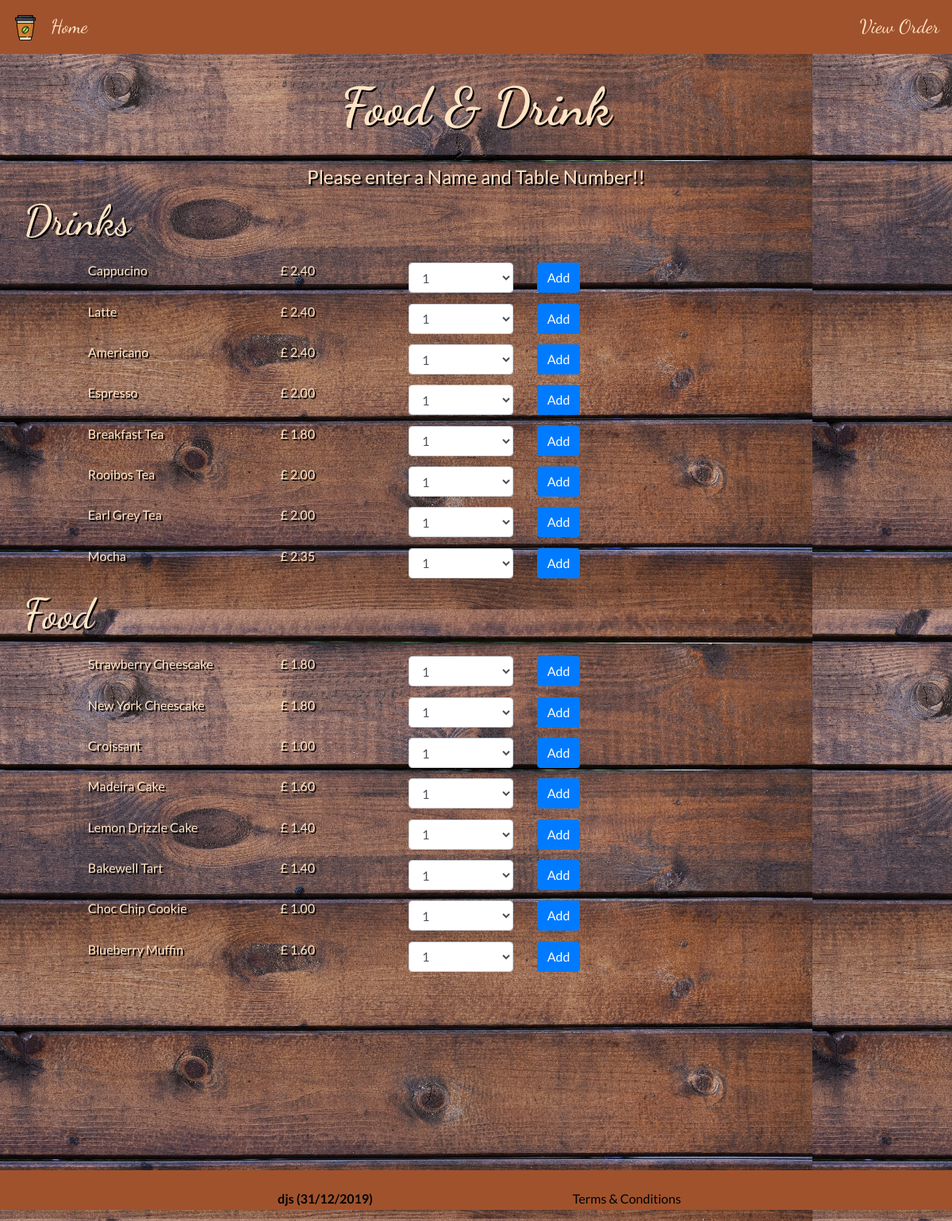
Page /menu.php on the committed database.
### tables this page shows
CREATE TABLE products (

    product_id INT(10) AUTO_INCREMENT NOT NULL PRIMARY KEY,
    product_name VARCHAR(255) NOT NULL,
    product_price FLOAT(10) NOT NULL,
    stock_qty INT(10) NOT NULL,
    restock_qty INT(10) NOT NULL,
    isDrink BOOL NOT NULL

);

### src/controller/dbContext.php (called while the page is built, shortened)
<?php
function getConn() {
    $servername = "127.0.0.1";
    $dbname     = "db_CoffeeShop";
    $username   = "djs";
    $pwd        = "pwd";
    $conn = new mysqli($servername, $username, $pwd, $dbname);
    return $conn;
}
function getAll($table) {
    $conn = getConn();
    $st = "SELECT * FROM ";
    switch ($table) {
        case 'products':
            $st = $st . 'products';
            break;
    }
    $result = $conn->query($st);
    return $result;
}

### public/menu.php (the view, shortened to what this page needs)
<?php
include_once "header.php";
$cm = $_SESSION['cm'];
?>
</head>
<body>
<nav class="navbar">
    <a class="navbar-brand">
        <img src="../assets/img/coffee.png" width="32" height="32">
    </a>
    <ul class="navbar-nav">
        <li class="nav-item">
            <a class="nav-link" href="index.php">Home</a>
        </li>
    </ul>
    <div class="ml-auto">
        <ul class="navbar-nav">
            <li class="nav-item">
                <a class="nav-link" href="order.php">View Order</a>
            </li>
        </ul>
    </div>
</nav>
<div class="container-fluid" align="center">
    <h1 class="page-head">
        Food & Drink
    </h1>
    <h4>
        <?php
        if (isset($_SESSION['username']) && isset($cm)) {
            echo "Hello " . $_SESSION['username'] . ' at Table ' . $cm->get_table() . "!!";
        } else {
            echo 'Please enter a Name and Table Number!!';
        }
        ?>
    </h4>
</div>
<div class="container-fluid">
    <div class="row">
        <div class="col-xs-12 col-sm-12 col-md-10">
            <div class="container-fluid">
                <h2 class="page-head" style="font-family: 'Dancing Script', cursive;  font-size: 40pt;">
                    Drinks
                </h2>
            </div>
            <?php
            $products = getAll('products');
            foreach ( $products as $product ) :
                if ( $product['isDrink'] == 1 ) :
                    ?>
                    <div class="container" style="padding-top: 10pt;">
                        <form method="post" action="menu.php?action=add&id=<? echo $product['product_id']; ?>">
                            <div class="product">
                                <div class="row">
                                    <div class="col-xs-1 col-sm-1 col-md-1"></div>
                                    <div class="col-xs-3 col-sm-3 col-md-3" align="left">
                                        <h6><? echo $product['product_name'] ?></h6>
                                    </div>
                                    <div class="col-xs-2 col-sm-2 col-md-2">
                                        <h6>&pound; <? echo number_format($product['product_price'], 2); ?></h6>
                                    </div>
                                    <div class="col-xs-2 col-sm-2 col-md-2">
                                        <select class="form-control" id="sel1" name="qty">
                                            <option>1</option>
                                        </select>
                                    </div>
                                    <div class="col-xs-2 col-sm-2 col-md-2">
                                        <input type="submit" name="add_to_cart" class="btn btn-primary" value="Add"/>
                                    </div>
                                    <div class="col-xs-1 col-sm-1 col-md-1"></div>
                                </div>
                            </div>
                        </form>
                    </div>
                <?php
                endif;
            endforeach;
            ?>
        </div>
        <div class="col-md-2">
        </div>
    </div>
    <div class="row" style="padding-top: 10pt;">
        <div class="col-xs-12 col-sm-12 col-md-10">
            <div class="container-fluid">
                <h2 class="page-head" style="font-family: 'Dancing Script', cursive; font-size: 40pt;">
                    Food
                </h2>
            </div>
            <?php
            $products = getAll('products');
            foreach ( $products as $product ) :
                if ( $product['isDrink'] == 0 ) :
                    ?>
                    <div class="container" style="padding-top: 10pt;">
                        <form method="post" action="menu.php?action=add&id=<? echo $product['product_id']; ?>">
                            <div class="product">
                                <div class="row">
                                    <div class="col-xs-1 col-sm-1 col-md-1"></div>
                                    <div class="col-xs-3 col-sm-3 col-md-3" align="left">
                                        <h6><? echo $product['product_name'] ?></h6>
                                    </div>
                                    <div class="col-xs-2 col-sm-2 col-md-2">
                                        <h6>&pound; <? echo number_format($product['product_price'], 2); ?></h6>
                                    </div>
                                    <div class="col-xs-2 col-sm-2 col-md-2">
                                        <select class="form-control" id="sel1" name="qty">
                                            <option>1</option>
                                        </select>
                                    </div>
                                    <div class="col-xs-2 col-sm-2 col-md-2">
                                        <input type="submit" name="add_to_cart" class="btn btn-primary" value="Add"/>
                                    </div>
                                    <div class="col-xs-1 col-sm-1 col-md-1"></div>
                                </div>
                            </div>
                        </form>
                    </div>
                <?php
                endif;
            endforeach;
            ?>
        </div>
        <div class="col-md-2">
        </div>
    </div>
</div>
</body>
<?php
include_once "footer.php";
?>

### assets/style/style.css (style rules this page uses)
body { background-image: url("../img/background.jpg"); min-width: 100%; font-family: 'Lato', sans-serif; color: bisque; text-shadow: 2px 2px #000000; font-weight: normal; }
nav.navbar { font-family: 'Dancing Script', cursive; font-size: x-large; background-color: sienna; text-shadow: none; }
nav.navbar ul.navbar-nav li.nav-item a.nav-link { color: bisque; }
div.container-fluid h1.page-head { font-family: 'Dancing Script', cursive; font-size: 50pt; text-shadow: 2px 2px #000000; color: bisque; padding: 20pt; font-weight: bold; }

### rows in the picture
products: product_name "Cappucino", product_price "2.40"
products: product_name "Latte", product_price "2.40"
products: product_name "Americano", product_price "2.40"
products: product_name "Espresso", product_price "2.00"
products: product_name "Breakfast Tea", product_price "1.80"
products: product_name "Rooibos Tea", product_price "2.00"
products: product_name "Earl Grey Tea", product_price "2.00"
products: product_name "Mocha", product_price "2.35"
products: product_name "Strawberry Cheescake", product_price "1.80"
products: product_name "New York Cheescake", product_price "1.80"
products: product_name "Croissant", product_price "1.00"
products: product_name "Madeira Cake", product_price "1.60"
products: product_name "Lemon Drizzle Cake", product_price "1.40"
products: product_name "Bakewell Tart", product_price "1.40"
products: product_name "Choc Chip Cookie", product_price "1.00"
products: product_name "Blueberry Muffin", product_price "1.60"
